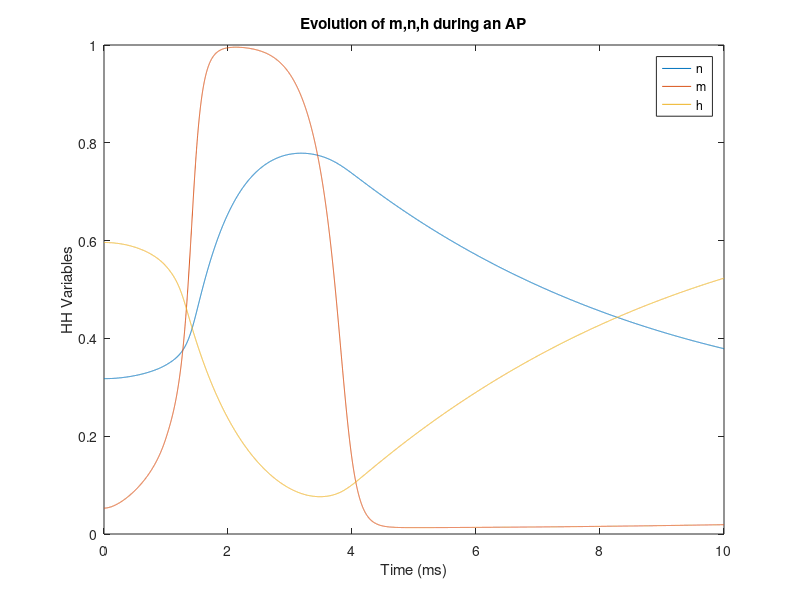
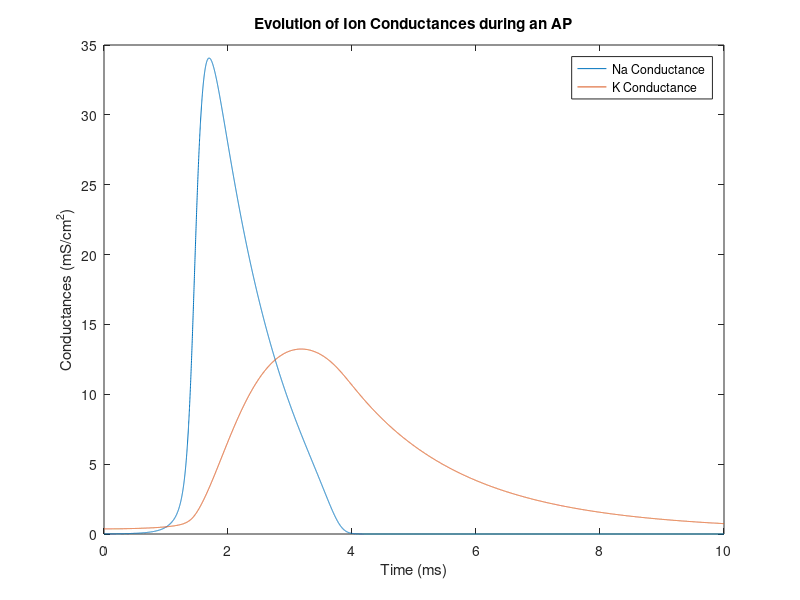
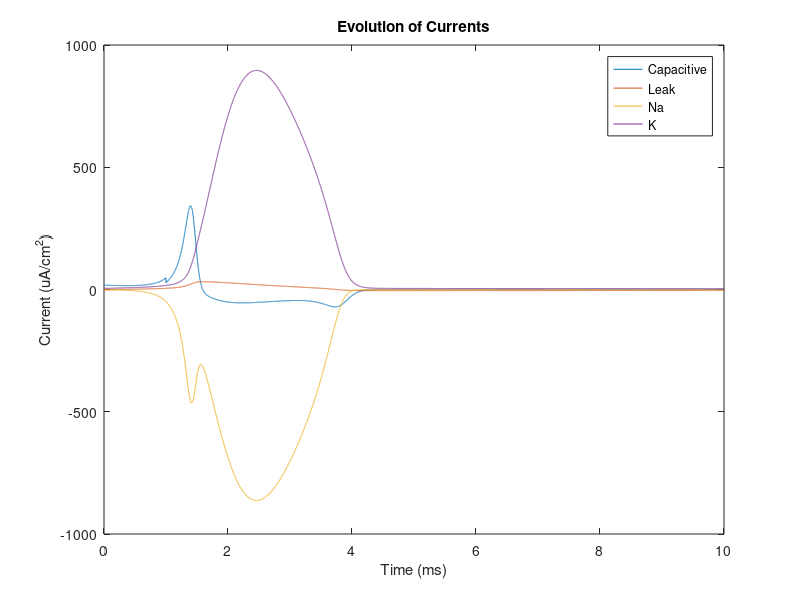
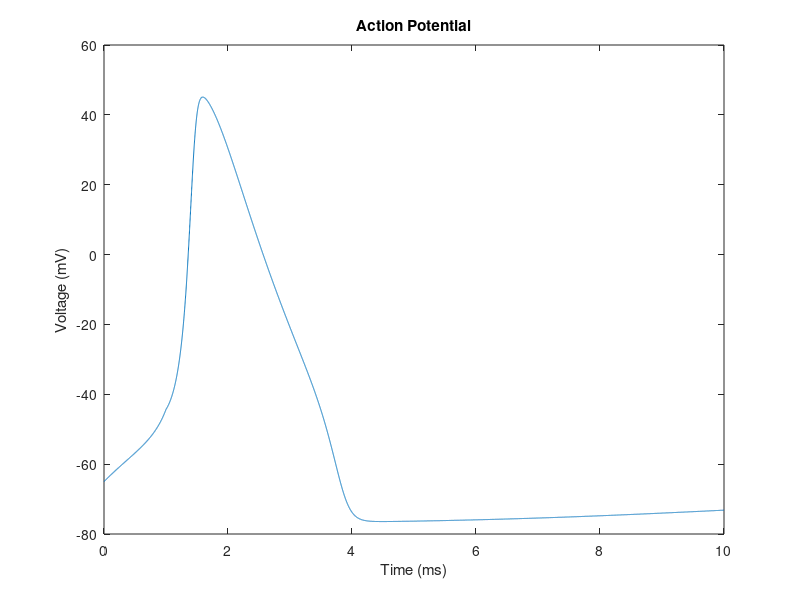

MATLAB code for these plots, in order: (Note: this script raises an error after producing the figures.)
%BNChomework1
%% Problem1

%Define Constants
gK = 36;
gNa = 120;
LrV = -61;
KrV = -77;
NarV = 55;
gL = 0.3;
C = 1;

%Set Initial V
V = -65;

%For a given V calculate alphas and betas
alphaN = (0.01*(-65-V+10))/((exp((-65-V+10)/10))-1);
betaN = 0.125*exp((-65-V)/80);
alphaM = 0.1*(-65-V+25)/((exp((-65-V+25)/10))-1);
betaM = 4*exp((-65-V)/18);
alphaH = 0.07*exp((-65-V)/20);
betaH = 1/((exp(((-65-V)+30)/10))+1);

%Set other Initial Conditions
n = alphaN/(alphaN+betaN);
m = alphaM/(alphaM+betaM);
h = alphaH/(alphaH+betaH);

%Set iterations
nvec = zeros(10000,1);
mvec = zeros(10000,1);
hvec = zeros(10000,1);
Vvec = zeros(10000,1);
Ivec = zeros(10000,1);
aNvec = zeros(10000,1);
bNvec = zeros(10000,1);
aMvec = zeros(10000,1);
bMvec = zeros(10000,1);
aHvec = zeros(10000,1);
bHvec = zeros(10000,1);

I_cap = zeros(10000,1);
I_K = zeros(10000,1);
I_Na = zeros(10000,1);
I_leak = zeros(10000,1);

nvec(1) = n;
mvec(1) = m;
hvec(1) = h;
Vvec(1) = V;
Ivec(1:1000) = 20; %Set injective current on for 1ms
aNvec(1) = alphaN;
bNvec(1) = betaN;
aMvec(1) = alphaM;
bMvec(1) = betaM;
aHvec(1) = alphaH;
bHvec(1) = betaH;

for i = 2:10000
    Vvec(i) = Vvec(i-1) + 0.001*((Ivec(i-1) - (gK*(nvec(i-1)^4)*((Vvec(i-1))-KrV)) - (gNa*(mvec(i-1)^3)*hvec(i-1)*((Vvec(i-1))-NarV)) - (gL*((Vvec(i-1))-LrV)))/C);
    I_cap(i-1) = (Vvec(i)-Vvec(i-1))*C/0.001;
    I_K(i-1) = (gK*(nvec(i-1)^4)*((Vvec(i-1))-KrV));
    I_Na(i-1) = (gNa*(mvec(i-1)^3)*hvec(i-1)*((Vvec(i-1))-NarV));
    I_leak(i-1) = (gL*((Vvec(i-1))-LrV))/C;
    
    %Now I need to update my rate constants. 
    aNvec(i) = (0.01*((-65-Vvec(i))+10))/((exp(((-65-Vvec(i))+10)/10))-1);
    bNvec(i) = 0.125*exp((-65-Vvec(i))/80);
    aMvec(i) = 0.1*((-65-Vvec(i)+25)/((exp((-65-Vvec(i)+25)/10))-1));
    bMvec(i) = 4*exp((-65-Vvec(i))/18);
    aHvec(i) = 0.07*exp((-65-Vvec(i))/20);
    bHvec(i) = 1/((exp(((-65-Vvec(i))+30)/10))+1);
    
    %Calculate new activation values
    nvec(i) = nvec(i-1) + 0.001*((aNvec(i)*(1-nvec(i-1)))-(bNvec(i)*nvec(i-1)));
    mvec(i) = mvec(i-1) + 0.001*((aMvec(i)*(1-mvec(i-1)))-(bMvec(i)*mvec(i-1)));
    hvec(i) = hvec(i-1) + 0.001*((aHvec(i)*(1-hvec(i-1)))-(bHvec(i)*hvec(i-1)));
        
end

%Part(i)
t = linspace(0,10,10000);
figure;
plot(t,nvec,t,mvec,t,hvec)
legend({'n','m','h'})
title('Evolution of m,n,h during an AP')
xlabel('Time (ms)')
ylabel('HH Variables')

%part(ii)
Cond_K = gK*nvec.^4;
Cond_Na = gNa*hvec.*mvec.^3;
figure;
plot(t, Cond_Na, t, Cond_K)
legend({'Na Conductance','K Conductance'})
xlabel('Time (ms)')
ylabel('Conductances (mS/cm^2)')
title('Evolution of Ion Conductances during an AP')

%part(iii)
figure;
plot(t, I_cap, t, I_leak, t, I_Na, t, I_K)
title('Evolution of Currents')
legend({'Capacitive', 'Leak', 'Na', 'K'})
xlabel('Time (ms)')
ylabel('Current (uA/cm^2)')

%part(iv)
figure;
plot(t, Vvec)
title('Action Potential')
xlabel('Time (ms)')
ylabel('Voltage (mV)')



%% Q1 Part (v)

%Aim here is to fit aNvec with a quadratic equation, and replace it in the
%above code to check model

%Note, fitting over [-100,0] was key. This didn't work over [-100,100] and
%when Vset was -65-Vset
Vset = linspace(-100, 0, 100);
aNset = (0.01*(Vset+10))./((exp((Vset+10)/10))-1);
coeff = polyfit(Vset, aNset, 2);
aNquad = coeff(1)*Vset.^2 + coeff(2)*Vset + coeff(3);

%Compare Fit
figure;
plot(Vset, aNset, Vset, aNquad)
legend({'Exp Fit', 'Quad Fit'})
title('Comparison of Exponential vs Quadratic Fit')
xlabel('V (mV)')
ylabel('aN Values')

%Redo HH model with new equation
%Define Constants
gK = 36;
gNa = 120;
LrV = -61;
KrV = -77;
NarV = 55;
gL = 0.3;
C = 1;

%Set Initial V
V = -65;

%For a given V calculate alphas and betas
alphaN = coeff(1)*(-65-V)^2 + coeff(2)*(-65-V) + coeff(3);
%Silencing old exponential intiation
%alphaN = (0.01*(-65-V+10))/((exp((-65-V+10)/10))-1);
betaN = 0.125*exp((-65-V)/80);
alphaM = 0.1*(-65-V+25)/((exp((-65-V+25)/10))-1);
betaM = 4*exp((-65-V)/18);
alphaH = 0.07*exp((-65-V)/20);
betaH = 1/((exp(((-65-V)+30)/10))+1);

%Set other Initial Conditions
n = alphaN/(alphaN+betaN);
m = alphaM/(alphaM+betaM);
h = alphaH/(alphaH+betaH);

%Set iterations
nvec = zeros(10000,1);
mvec = zeros(10000,1);
hvec = zeros(10000,1);
Vvec = zeros(10000,1);
Ivec = zeros(10000,1);
aNvec = zeros(10000,1);
bNvec = zeros(10000,1);
aMvec = zeros(10000,1);
bMvec = zeros(10000,1);
aHvec = zeros(10000,1);
bHvec = zeros(10000,1);

I_cap = zeros(10000,1);
I_K = zeros(10000,1);
I_Na = zeros(10000,1);
I_leak = zeros(10000,1);

nvec(1) = n;
mvec(1) = m;
hvec(1) = h;
Vvec(1) = V;
Ivec(1:1000) = 20; %Set injective current on for 1ms
aNvec(1) = alphaN;
bNvec(1) = betaN;
aMvec(1) = alphaM;
bMvec(1) = betaM;
aHvec(1) = alphaH;
bHvec(1) = betaH;

for i = 2:10000
    Vvec(i) = Vvec(i-1) + 0.001*((Ivec(i-1) - (gK*(nvec(i-1)^4)*((Vvec(i-1))-KrV)) - (gNa*(mvec(i-1)^3)*hvec(i-1)*((Vvec(i-1))-NarV)) - (gL*((Vvec(i-1))-LrV)))/C);
    I_cap(i-1) = (Vvec(i)-Vvec(i-1))*C/0.001;
    I_K(i-1) = (gK*(nvec(i-1)^4)*((Vvec(i-1))-KrV));
    I_Na(i-1) = (gNa*(mvec(i-1)^3)*hvec(i-1)*((Vvec(i-1))-NarV));
    I_leak(i-1) = (gL*((Vvec(i-1))-LrV))/C;
    
    %Now I need to update my rate constants. 
    aNvec(i) = coeff(1)*(-65-Vvec(i))^2 + coeff(2)*(-65-Vvec(i)) + coeff(3);
    %Silencing old exponential fit
    %aNvec(i) = (0.01*((-65-Vvec(i))+10))/((exp(((-65-Vvec(i))+10)/10))-1);
    bNvec(i) = 0.125*exp((-65-Vvec(i))/80);
    aMvec(i) = 0.1*((-65-Vvec(i)+25)/((exp((-65-Vvec(i)+25)/10))-1));
    bMvec(i) = 4*exp((-65-Vvec(i))/18);
    aHvec(i) = 0.07*exp((-65-Vvec(i))/20);
    bHvec(i) = 1/((exp(((-65-Vvec(i))+30)/10))+1);
    
    %Calculate new activation values
    nvec(i) = nvec(i-1) + 0.001*((aNvec(i)*(1-nvec(i-1)))-(bNvec(i)*nvec(i-1)));
    mvec(i) = mvec(i-1) + 0.001*((aMvec(i)*(1-mvec(i-1)))-(bMvec(i)*mvec(i-1)));
    hvec(i) = hvec(i-1) + 0.001*((aHvec(i)*(1-hvec(i-1)))-(bHvec(i)*hvec(i-1)));
        
end

%Part(i)
t = linspace(0,10,10000);
figure;
plot(t,nvec,t,mvec,t,hvec)
legend({'n','m','h'})
title('Evolution of m,n,h during an AP')
xlabel('Time (ms)')
ylabel('HH Variables')

%part(ii)
Cond_K = gK*nvec.^4;
Cond_Na = gNa*hvec.*mvec.^3;
figure;
plot(t, Cond_Na, t, Cond_K)
legend({'Na Conductance','K Conductance'})
xlabel('Time (ms)')
ylabel('Conductances (mS/cm^2)')
title('Evolution of Ion Conductances during an AP')

%part(iii)
figure;
plot(t, I_cap, t, I_leak, t, I_Na, t, I_K)
title('Evolution of Currents')
legend({'Capacitive', 'Leak', 'Na', 'K'})
xlabel('Time (ms)')
ylabel('Current (uA/cm^2)')

%part(iv)
figure;
plot(t, Vvec)
title('Action Potential')
xlabel('Time (ms)')
ylabel('Voltage (mV)')

%% Problem1b

%Aim here is to implement the reduced HH model, which will involve fewer
%DEs

%Define Constants
gK = 36;
gNa = 120;
LrV = -61;
KrV = -77;
NarV = 55;
gL = 0.3;
C = 1;

%Set Initial V
V = -65;

%%For a given V calculate alphas and betas
alphaN = (0.01*(-65-V+10))/((exp((-65-V+10)/10))-1);
betaN = 0.125*exp((-65-V)/80);
alphaM = 0.1*(-65-V+25)/((exp((-65-V+25)/10))-1);
betaM = 4*exp((-65-V)/18);

%Set other Initial Conditions
n = alphaN/(alphaN+betaN);
m = alphaM/(alphaM+betaM);

%Set iterations
nvec = zeros(10000,1);
mvec = zeros(10000,1);
Vvec = zeros(10000,1);
Ivec = zeros(10000,1);
aNvec = zeros(10000,1);
bNvec = zeros(10000,1);
aMvec = zeros(10000,1);
bMvec = zeros(10000,1);

I_cap = zeros(10000,1);
I_K = zeros(10000,1);
I_Na = zeros(10000,1);
I_leak = zeros(10000,1);

nvec(1) = n;
mvec(1) = m;
Vvec(1) = V;
Ivec(1:1000) = 20; %Set injective current on for 1ms
aNvec(1) = alphaN;
bNvec(1) = betaN;
aMvec(1) = alphaM;
bMvec(1) = betaM;

for i = 2:10000
    Vvec(i) = Vvec(i-1) + 0.001*((Ivec(i-1) - (gK*(nvec(i-1)^4)*((Vvec(i-1))-KrV)) - (gNa*(mvec(i-1)^3)*(0.89-(1.1*nvec(i-1)))*((Vvec(i-1))-NarV)) - (gL*((Vvec(i-1))-LrV)))/C);
    I_cap(i-1) = (Vvec(i)-Vvec(i-1))*C/0.001;
    I_K(i-1) = (gK*(nvec(i-1)^4)*((Vvec(i-1))-KrV));
    I_Na(i-1) = (gNa*(mvec(i-1)^3)*(0.89-(1.1*nvec(i-1)))*((Vvec(i-1))-NarV));
    I_leak(i-1) = (gL*((Vvec(i-1))-LrV))/C;
    
    %Now I need to update my rate constants. 
    aNvec(i) = (0.01*((-65-Vvec(i))+10))/((exp(((-65-Vvec(i))+10)/10))-1);
    bNvec(i) = 0.125*exp((-65-Vvec(i))/80);
    aMvec(i) = 0.1*((-65-Vvec(i)+25)/((exp((-65-Vvec(i)+25)/10))-1));
    bMvec(i) = 4*exp((-65-Vvec(i))/18);
    
    %Calculate new activation values
    nvec(i) = nvec(i-1) + 0.001*((aNvec(i)*(1-nvec(i-1)))-(bNvec(i)*nvec(i-1)));
    mvec(i) = aMvec(i)/(aMvec(i)+bMvec(i));    
end

t = linspace(0,10,10000);
figure;
plot(t,nvec,t,mvec)
legend({'n','m'})
title('Evolution of m,n during an AP')
xlabel('Time (ms)')
ylabel('HH Variables')

Cond_K = gK*nvec.^4;
Cond_Na = gNa*(0.89-(1.1*nvec(i-1))).*mvec.^3;
figure;
plot(t, Cond_Na, t, Cond_K)
legend({'Na Conductance','K Conductance'})
xlabel('Time (ms)')
ylabel('Conductances (mS/cm^2)')
title('Evolution of Ion Conductances during an AP')

figure;
plot(t, I_cap, t, I_leak, t, I_Na, t, I_K)
title('Evolution of Currents')
legend({'Capacitive', 'Leak', 'Na', 'K'})
xlabel('Time (ms)')
ylabel('Current (uA/cm^2)')

figure;
plot(t, Vvec)
title('Action Potential')
xlabel('Time (ms)')
ylabel('Voltage (mV)')


%% Problem2
%Define Constants
R = 10; %MOhm
C = 1; %nF
V_thr = 5; %mV
%V_spk = 70; %mV
dt = 1; %ms

Vvec = zeros(100,1);
Ivec = zeros(100,1);
Ivec(11:60) = 1;
Vvec(1) = 0;

%need this for loop to increase Vvec according to DE when Vvec < 5, and
%spike when reached. Then set Vvec(i+1) = 0 and have the loop
%continue
for i = 2:100
    if Vvec(i-1) == 70
        Vvec(i) = 0;
    elseif Vvec(i-1)>= 5
        Vvec(i) = 70;
    else
    Vvec(i) = Vvec(i-1) + ((Ivec(i-1) - (Vvec(i-1)/R))/C);
    end
end

figure;
plot(Vvec)
xlabel('Time (ms)')
ylabel('Voltage (mV)')
title('IAF Neuron')

%Setting injection current to be a sine function from 10 to 60ms

tsinevec1 = linspace(0, 1, 1000);
Isinevec1 = sin(2*pi*tsinevec1); %1Hz frequency
Isinevec2 = sin(4*pi*tsinevec1); %2Hz frequency
Isinevec3 = sin(10*pi*tsinevec1); %5Hz frequency
Isinevec4 = sin(20*pi*tsinevec1); %10Hz frequency
Isinevec5 = sin(40*pi*tsinevec1); %20Hz frequency
Isinevec6 = sin(100*pi*tsinevec1); %50Hz frequency
Isinevec7 = sin(200*pi*tsinevec1); %100Hz frequency

Vvecsine1 = zeros(1000,0);
Vvecsine2 = zeros(1000,0);
Vvecsine3 = zeros(1000,0);
Vvecsine4 = zeros(1000,0);
Vvecsine5 = zeros(1000,0);
Vvecsine6 = zeros(1000,0);
Vvecsine7 = zeros(1000,0);

Vvecsine1(1) = 0;
Vvecsine2(1) = 0;
Vvecsine3(1) = 0;
Vvecsine4(1) = 0;
Vvecsine5(1) = 0;
Vvecsine6(1) = 0;
Vvecsine7(1) = 0;

%Create 7 counters to keep track of number of spikes
spikecount = zeros(7,1);

%Repeat above I&F loop for various frequencies
for j = 2:1000
    if Vvecsine1(j-1) == 70
        Vvecsine1(j) = 0;
        spikecount(1) = spikecount(1) + 1;
    elseif Vvecsine1(j-1)>= 5
        Vvecsine1(j) = 70;
    else
    Vvecsine1(j) = Vvecsine1(j-1) + ((Isinevec1(j-1) - (Vvecsine1(j-1)/R))/C);
    end
end

for j = 2:1000
    if Vvecsine2(j-1) == 70
        Vvecsine2(j) = 0;
        spikecount(2) = spikecount(2) + 1;
    elseif Vvecsine2(j-1)>= 5
        Vvecsine2(j) = 70;
    else
    Vvecsine2(j) = Vvecsine2(j-1) + ((Isinevec2(j-1) - (Vvecsine2(j-1)/R))/C);
    end
end

for j = 2:1000
    if Vvecsine3(j-1) == 70
        Vvecsine3(j) = 0;
        spikecount(3) = spikecount(3) + 1;
    elseif Vvecsine3(j-1)>= 5
        Vvecsine3(j) = 70;
        
    else
    Vvecsine3(j) = Vvecsine3(j-1) + ((Isinevec3(j-1) - (Vvecsine3(j-1)/R))/C);
    end
end

for j = 2:1000
    if Vvecsine4(j-1) == 70
        Vvecsine4(j) = 0;
        spikecount(4) = spikecount(4) + 1;
    elseif Vvecsine4(j-1)>= 5
        Vvecsine4(j) = 70;
        
    else
    Vvecsine4(j) = Vvecsine4(j-1) + ((Isinevec4(j-1) - (Vvecsine4(j-1)/R))/C);
    end
end

for j = 2:1000
    if Vvecsine5(j-1) == 70
        Vvecsine5(j) = 0;
        spikecount(5) = spikecount(5) + 1;
    elseif Vvecsine5(j-1)>= 5
        Vvecsine5(j) = 70;
        
    else
    Vvecsine5(j) = Vvecsine5(j-1) + ((Isinevec5(j-1) - (Vvecsine5(j-1)/R))/C);
    end
end

for j = 2:1000
    if Vvecsine6(j-1) == 70
        Vvecsine6(j) = 0;
        spikecount(6) = spikecount(6) + 1;
    elseif Vvecsine6(j-1)>= 5
        Vvecsine6(j) = 70;
        
    else
    Vvecsine6(j) = Vvecsine6(j-1) + ((Isinevec6(j-1) - (Vvecsine6(j-1)/R))/C);
    end
end

for j = 2:1000
    if Vvecsine7(j-1) == 70
        Vvecsine7(j) = 0;
        spikecount(7) = spikecount(7) + 1;
    elseif Vvecsine7(j-1)>= 5
        Vvecsine7(j) = 70;
        
    else
    Vvecsine7(j) = Vvecsine7(j-1) + ((Isinevec7(j-1) - (Vvecsine7(j-1)/R))/C);
    end
end

figure;
x_spike = [1,2,5,10,20,50,100];
plot(x_spike, spikecount);

figure;
plot(tsinevec1, Vvecsine1)
xlabel('Time (ms)')
title('1 Hz IAF Response')
yyaxis left
ylabel('Voltage (mV)')
hold on
yyaxis right
ylabel('Current (nA)')
plot(tsinevec1, Isinevec1)
hold off

figure;
plot(tsinevec1, Vvecsine2)
xlabel('Time (ms)')
title('2 Hz IAF Response')
yyaxis left
ylabel('Voltage (mV)')
hold on
yyaxis right
ylabel('Current (nA)')
plot(tsinevec1, Isinevec2)
hold off

figure;
plot(tsinevec1, Vvecsine3)
xlabel('Time (ms)')
title('5 Hz IAF Response')
yyaxis left
ylabel('Voltage (mV)')
hold on
yyaxis right
ylabel('Current (nA)')
plot(tsinevec1, Isinevec3)
hold off

figure;
plot(tsinevec1, Vvecsine4)
xlabel('Time (ms)')
title('10 Hz IAF Response')
yyaxis left
ylabel('Voltage (mV)')
hold on
yyaxis right
ylabel('Current (nA)')
plot(tsinevec1, Isinevec4)
hold off

figure;
plot(tsinevec1, Vvecsine5)
xlabel('Time (ms)')
title('20 Hz IAF Response')
yyaxis left
ylabel('Voltage (mV)')
hold on
yyaxis right
ylabel('Current (nA)')
plot(tsinevec1, Isinevec5)
hold off

figure;
plot(tsinevec1, Vvecsine6)
xlabel('Time (ms)')
title('50 Hz IAF Response')
yyaxis left
ylabel('Voltage (mV)')
hold on
yyaxis right
ylabel('Current (nA)')
plot(tsinevec1, Isinevec6)
hold off

figure;
plot(tsinevec1, Vvecsine7)
xlabel('Time (ms)')
title('100 Hz IAF Response')
yyaxis left
ylabel('Voltage (mV)')
hold on
yyaxis right
ylabel('Current (nA)')
plot(tsinevec1, Isinevec7)
hold off

%% Problem2b

%Initializing constants and vectors
vvec_2b = zeros(1000,1);
ivec_2b = zeros(1000,1);
uvec_2b = zeros(1000,1);
a = 0.02;
b = 0.2;
c = -65;
d = 8;
vvec_2b(1) = -65;
uvec_2b(1) = b*vvec_2b(1);

%Set I impulse
ivec_2b(11:60) = 10; %From the paper

%Running Model, with dt=1 so not in equation
for i = 2:1000
    if vvec_2b(i-1) >= 30
        vvec_2b(i) = c;
        uvec_2b(i) = uvec_2b(i-1) + d;
    else
    vvec_2b(i) = vvec_2b(i-1) + 0.04*(vvec_2b(i-1)^2) + 5*vvec_2b(i-1) + 140 - uvec_2b(i-1) + ivec_2b(i-1);
    uvec_2b(i) = uvec_2b(i-1) + a*(b*vvec_2b(i-1) - uvec_2b(i-1));
        if vvec_2b(i) > 30
        vvec_2b(i) = 30;
        end
    end
end

tvec_2b = 1:100;
figure;
plot(tvec_2b, vvec_2b(1:100), tvec_2b, uvec_2b(1:100))
xlabel('Time (ms)')
title('Voltage vs Time with New Neuron Model')
ylabel('Voltage (mV)')
legend('V(t)','U(t)')

%Repeat Above with sine input of various frequencies
%Setting injection current to be a sine function through the entire 1s

tsinevec1 = linspace(0, 1, 1000);
Isinevec1 = 10*sin(2*pi*tsinevec1); %1Hz frequency
Isinevec2 = 10*sin(4*pi*tsinevec1); %2Hz frequency
Isinevec3 = 10*sin(10*pi*tsinevec1); %5Hz frequency
Isinevec4 = 10*sin(20*pi*tsinevec1); %10Hz frequency
Isinevec5 = 10*sin(40*pi*tsinevec1); %20Hz frequency
Isinevec6 = 10*sin(100*pi*tsinevec1); %50Hz frequency
Isinevec7 = 10*sin(200*pi*tsinevec1); %100Hz frequency

Vvecsine1 = zeros(1000,0);
Vvecsine2 = zeros(1000,0);
Vvecsine3 = zeros(1000,0);
Vvecsine4 = zeros(1000,0);
Vvecsine5 = zeros(1000,0);
Vvecsine6 = zeros(1000,0);
Vvecsine7 = zeros(1000,0);

Vvecsine1(1) = -65;
Vvecsine2(1) = -65;
Vvecsine3(1) = -65;
Vvecsine4(1) = -65;
Vvecsine5(1) = -65;
Vvecsine6(1) = -65;
Vvecsine7(1) = -65;

Uvecsine1 = zeros(1000,0);
Uvecsine2 = zeros(1000,0);
Uvecsine3 = zeros(1000,0);
Uvecsine4 = zeros(1000,0);
Uvecsine5 = zeros(1000,0);
Uvecsine6 = zeros(1000,0);
Uvecsine7 = zeros(1000,0);

Uvecsine1(1) = -65*b;
Uvecsine2(1) = -65*b;
Uvecsine3(1) = -65*b;
Uvecsine4(1) = -65*b;
Uvecsine5(1) = -65*b;
Uvecsine6(1) = -65*b;
Uvecsine7(1) = -65*b;

%Create 7 counters to keep track of number of spikes
spikecount = zeros(7,1);

for i = 2:1000
    if Vvecsine1(i-1) >= 30
        Vvecsine1(i) = c;
        Uvecsine1(i) = Uvecsine1(i-1) + d;
        spikecount(1) = spikecount(1) + 1;
    else
    Vvecsine1(i) = Vvecsine1(i-1) + 0.04*(Vvecsine1(i-1)^2) + 5*Vvecsine1(i-1) + 140 - Uvecsine1(i-1) + Isinevec1(i-1);
    Uvecsine1(i) = Uvecsine1(i-1) + a*(b*Vvecsine1(i-1) - Uvecsine1(i-1));
        if Vvecsine1(i) > 30
        Vvecsine1(i) = 30;
        end
    end
end

for i = 2:1000
    if Vvecsine2(i-1) >= 30
        Vvecsine2(i) = c;
        Uvecsine2(i) = Uvecsine2(i-1) + d;
        spikecount(2) = spikecount(2) + 1;
    else
    Vvecsine2(i) = Vvecsine2(i-1) + 0.04*(Vvecsine2(i-1)^2) + 5*Vvecsine2(i-1) + 140 - Uvecsine2(i-1) + Isinevec2(i-1);
    Uvecsine2(i) = Uvecsine2(i-1) + a*(b*Vvecsine2(i-1) - Uvecsine2(i-1));
        if Vvecsine2(i) > 30
        Vvecsine2(i) = 30;
        end
    end
end

for i = 2:1000
    if Vvecsine3(i-1) >= 30
        Vvecsine3(i) = c;
        Uvecsine3(i) = Uvecsine3(i-1) + d;
        spikecount(3) = spikecount(3) + 1;
    else
    Vvecsine3(i) = Vvecsine3(i-1) + 0.04*(Vvecsine3(i-1)^2) + 5*Vvecsine3(i-1) + 140 - Uvecsine3(i-1) + Isinevec3(i-1);
    Uvecsine3(i) = Uvecsine3(i-1) + a*(b*Vvecsine3(i-1) - Uvecsine3(i-1));
        if Vvecsine3(i) > 30
        Vvecsine3(i) = 30;
        end
    end
end

for i = 2:1000
    if Vvecsine4(i-1) >= 30
        Vvecsine4(i) = c;
        Uvecsine4(i) = Uvecsine4(i-1) + d;
        spikecount(4) = spikecount(4) + 1;
    else
    Vvecsine4(i) = Vvecsine4(i-1) + 0.04*(Vvecsine4(i-1)^2) + 5*Vvecsine4(i-1) + 140 - Uvecsine4(i-1) + Isinevec4(i-1);
    Uvecsine4(i) = Uvecsine4(i-1) + a*(b*Vvecsine4(i-1) - Uvecsine4(i-1));
        if Vvecsine4(i) > 30
        Vvecsine4(i) = 30;
        end
    end
end

for i = 2:1000
    if Vvecsine5(i-1) >= 30
        Vvecsine5(i) = c;
        Uvecsine5(i) = Uvecsine5(i-1) + d;
        spikecount(5) = spikecount(5) + 1;
    else
    Vvecsine5(i) = Vvecsine5(i-1) + 0.04*(Vvecsine5(i-1)^2) + 5*Vvecsine5(i-1) + 140 - Uvecsine5(i-1) + Isinevec5(i-1);
    Uvecsine5(i) = Uvecsine5(i-1) + a*(b*Vvecsine5(i-1) - Uvecsine5(i-1));
        if Vvecsine5(i) > 30
        Vvecsine5(i) = 30;
        end
    end
end

for i = 2:1000
    if Vvecsine6(i-1) >= 30
        Vvecsine6(i) = c;
        Uvecsine6(i) = Uvecsine6(i-1) + d;
        spikecount(6) = spikecount(6) + 1;
    else
    Vvecsine6(i) = Vvecsine6(i-1) + 0.04*(Vvecsine6(i-1)^2) + 5*Vvecsine6(i-1) + 140 - Uvecsine6(i-1) + Isinevec6(i-1);
    Uvecsine6(i) = Uvecsine6(i-1) + a*(b*Vvecsine6(i-1) - Uvecsine6(i-1));
        if Vvecsine6(i) > 30
        Vvecsine6(i) = 30;
        end
    end
end

for i = 2:1000
    if Vvecsine7(i-1) >= 30
        Vvecsine7(i) = c;
        Uvecsine7(i) = Uvecsine7(i-1) + d;
        spikecount(7) = spikecount(7) + 1;
    else
    Vvecsine7(i) = Vvecsine7(i-1) + 0.04*(Vvecsine7(i-1)^2) + 5*Vvecsine7(i-1) + 140 - Uvecsine7(i-1) + Isinevec7(i-1);
    Uvecsine7(i) = Uvecsine7(i-1) + a*(b*Vvecsine7(i-1) - Uvecsine7(i-1));
        if Vvecsine7(i) > 30
        Vvecsine7(i) = 30;
        end
    end
end

frq = [1, 2, 5, 10, 20, 50, 100];
figure;
plot(frq, spikecount)
xlabel('Frequency (Hz)')
ylabel('Number of Spikes')
title('Spike Count vs Frequency')

figure;
plot(tsinevec1, Vvecsine1, tsinevec1, Uvecsine1)
xlabel('Time (ms)')
title('1 Hz Response')
yyaxis left
ylabel('Voltage (mV)')
hold on
yyaxis right
ylabel('Current (nA)')
plot(tsinevec1, Isinevec1, '--')
legend('V','U','I')
hold off

figure;
plot(tsinevec1, Vvecsine2, tsinevec1, Uvecsine2)
xlabel('Time (ms)')
title('2 Hz Response')
yyaxis left
ylabel('Voltage (mV)')
hold on
yyaxis right
ylabel('Current (nA)')
plot(tsinevec1, Isinevec2, '--')
legend('V','U','I')
hold off

figure;
plot(tsinevec1, Vvecsine3, tsinevec1, Uvecsine3)
xlabel('Time (ms)')
title('5 Hz Response')
yyaxis left
ylabel('Voltage (mV)')
hold on
yyaxis right
ylabel('Current (nA)')
plot(tsinevec1, Isinevec3, '--')
legend('V','U','I')
hold off

figure;
plot(tsinevec1, Vvecsine4, tsinevec1, Uvecsine4)
xlabel('Time (ms)')
title('10 Hz Response')
yyaxis left
ylabel('Voltage (mV)')
hold on
yyaxis right
ylabel('Current (nA)')
plot(tsinevec1, Isinevec4, '--')
legend('V','U','I')
hold off

figure;
plot(tsinevec1, Vvecsine5, tsinevec1, Uvecsine5)
xlabel('Time (ms)')
title('20 Hz Response')
yyaxis left
ylabel('Voltage (mV)')
hold on
yyaxis right
ylabel('Current (nA)')
plot(tsinevec1, Isinevec5, '--')
legend('V','U','I')
hold off

figure;
plot(tsinevec1, Vvecsine6, tsinevec1, Uvecsine6)
xlabel('Time (ms)')
title('50 Hz Response')
yyaxis left
ylabel('Voltage (mV)')
hold on
yyaxis right
ylabel('Current (nA)')
plot(tsinevec1, Isinevec6, '--')
legend('V','U','I')
hold off

figure;
plot(tsinevec1, Vvecsine7, tsinevec1, Uvecsine7)
xlabel('Time (ms)')
title('100 Hz Response')
yyaxis left
ylabel('Voltage (mV)')
hold on
yyaxis right
ylabel('Current (nA)')
plot(tsinevec1, Isinevec7, '--')
legend('V','U','I')
hold off

%% Problem2c

%Setting Constants
C = 1;
R = 10;
V_rest = 0;
V_spk = 70;
tau_thresh = 50;
E_inh = -15;
E_syn= -15;
tau_syn = 15;
g_peak = 0.1;
T_max = 1500;
dT = 1;

%Initializing Vectors
V_n1 = zeros(1500,1);
V_n1(1) = E_inh;
V_n2 = zeros(1500,1);
V_n2(1) = E_inh;
U_n = zeros(1500,2);
theta_n1 = zeros(1500,1);
theta_n2 = zeros(1500,1);
z_n1 = zeros(1500,1);
z_n2 = zeros(1500,1);
g_n1 = zeros(1500,1);
g_n2 = zeros(1500,1);
deriv_v = zeros(1500,1);
deriv_t = zeros(1500,1);
deriv_z = zeros(1500,1);
deriv_g = zeros(1500,1);


I_inject1 = 1.1;
I_inject2 = 0.9;


for i = 2:1500
    
%Update Equations
if V_n1(i-1) ~= V_spk
    V_n1(i) = V_n1(i-1) + (1/C)*((-V_n1(i-1)/R) - g_n1(i-1)*(V_n1(i-1)-E_syn) + I_inject1); %What is g?  
    theta_n1(i) = theta_n1(i-1) + ((-theta_n1(i-1) + V_n1(i-1))/tau_thresh);
    z_n1(i) = z_n1(i-1) + (-z_n1(i-1)/tau_syn) + ((g_peak*exp(1))/tau_syn)*U_n(i-1,2); 
    g_n1(i) = g_n1(i-1) + (-g_n1(i-1)/tau_syn) + z_n1(i-1);
end
  
if V_n2(i-1) ~= V_spk
    V_n2(i) = V_n2(i-1) + (1/C)*((-V_n2(i-1)/R) - g_n2(i-1)*(V_n2(i-1)-E_syn) + I_inject2); %What is g? What is I_inject?
    theta_n2(i) = theta_n2(i-1) + ((-theta_n2(i-1) + V_n2(i-1))/tau_thresh);
    z_n2(i) = z_n2(i-1) + (-z_n2(i-1)/tau_syn) + ((g_peak*exp(1))/tau_syn)*U_n(i-1,1); %What is U
    g_n2(i) = g_n2(i-1) + (-g_n2(i-1)/tau_syn) + z_n2(i-1);
end

%Reset if Spiked
if V_n1(i-1) == V_spk
    V_n1(i) = E_inh;
end
if V_n2(i-1) == V_spk
    V_n2(i) = E_inh;
end

%Compare Thresholds
if V_n1(i) >= theta_n1(i)
    V_n1(i) = V_spk;
    U_n(i,:) = [1,0];
end
if V_n2(i) >= theta_n2(i)
    V_n2(i) = V_spk;
    U_n(i,:) = [0,1];
end

end

figure;
plot(V_n1)
hold on
plot(V_n2)
hold off
xlim([-100, 1600])
ylim([-20, 80])
xlabel('Time (ms)')
ylabel('Voltage (mV)')
legend('Neuron 1', 'Neuron 2')
title('Two-Neuron Oscillator')


%% Problem3

R_inp = dlmread('spikes.txt');
S_inp = dlmread('Stimulus.txt');
S_mat = zeros(181,20);

%Creates a mask from 0-20000ms with each 1 representing stimulus presence
%in that 100ms bin
mask_mat = zeros(200,1);
for i = 1:23
   val_low = S_inp(i,1);
   val_high = S_inp(i,2);
   R_L = floor(val_low/100);
   R_H = floor(val_high/100);
   mask_mat((R_L)+1) = 1;
   mask_mat((R_H)+1) = 1;
end

%Creates the stimulus matrix with 2s rows in 100ms bins (so 20 columns)
for j = 1:181
    S_mat(j,:) = mask_mat(j:j+19);
end

%Breaks up R_inp from 'spikes.txt' into 20s  time bins

timeset1 = R_inp<20; %Instead of find(R_inp<20) this creates 0s and 1s, with 1s where R_inp<20
ts1 = R_inp(timeset1); %Outputs vector with all of the above spike times
timeset2 = R_inp>=20 & R_inp<40;
ts2 = R_inp(timeset2);
timeset3 = R_inp>=40 & R_inp<60;
ts3 = R_inp(timeset3);
timeset4 = R_inp>=60 & R_inp<80;
ts4 = R_inp(timeset4);
timeset5 = R_inp>=80 & R_inp<100;
ts5 = R_inp(timeset5);

%In each response vector I need to ignore first 2 seconds and then 
%bin in 100ms intervals
R_1 = zeros(181,1);
R_2 = zeros(181,1);
R_3 = zeros(181,1);
R_4 = zeros(181,1);
R_5 = zeros(181,1);
for a = 1:length(ts1)
    for b = 1:181
      if ts1(a) >= 2 + (b-1)*0.1 && ts1(a) < 2 + b*0.1
          R_1(b) = R_1(b)+1;
      end
    end      
end

for a = 1:length(ts2)
    for b = 1:181
      if ts2(a) >= 22 + (b-1)*0.1 && ts2(a) < 22 + b*0.1
          R_2(b) = R_2(b)+1;
      end
    end      
end

for a = 1:length(ts3)
    for b = 1:181
      if ts3(a) >= 42 + (b-1)*0.1 && ts3(a) < 42 + b*0.1
          R_3(b) = R_3(b)+1;
      end
    end      
end

for a = 1:length(ts4)
    for b = 1:181
      if ts4(a) >= 62 + (b-1)*0.1 && ts4(a) < 62 + b*0.1
          R_4(b) = R_4(b)+1;
      end
    end      
end

for a = 1:length(ts5)
    for b = 1:181
      if ts5(a) >= 82 + (b-1)*0.1 && ts5(a) < 82 + b*0.1
          R_5(b) = R_5(b)+1;
      end
    end      
end

%Linear fit: Calculate matrix S that minimizes (R-SW)^2
%From wikipedia: "a common use of MP Pseudoinverse is to apply a least
%squares solution to a system of linear equations"

R_avg = (R_1 + R_2 + R_3 + R_4)/4;
W = pinv(S_mat)*R_avg;

%Compare fit with R_5
R_guess = S_mat*W;
x_graph = linspace(2, 20, 181); 
figure;
plot(x_graph, R_guess)
hold on
plot(x_graph, R_5)
hold off
title('Linear Fit of Spike Response to Stimulus')
xlabel('Time (s)')
ylabel('# of spikes')
legend('Predicted','Trial 5')

%Non-linear fit: paper says to "compare linear filter g(t) to actual 
%R_avg and average over bins of g(t) containing equal number of points"
%This currently does not work at all
plot(sort(R_guess), sort(R_avg))
xlabel('Predicted R spike count per bin')
ylabel('Average Spike Count over 4 trials per bin')
title('Non-Linearity (According to paper, Hz)')

%Sorts and indices my prediction and the average over 4 trials
[R_guess_ord, R_guess_ind] = sort(R_guess);
[R_avg_ord, R_avg_ind] = sort(R_avg);

%Averages across bins of 3, as done in paper, in order to simulate the
%"non
newvec_1 = zeros(60,1);
newvec_2 = zeros(60,1);
for a = 1:60
   newvec_1(a) = mean(R_avg_ord((a-1)*3+1:a*3));
   newvec_2(a) = mean(R_guess_ord((a-1)*3+1:a*3));
end
newvec_3 = (newvec_1 + newvec_2)./2;
    
new_R_guess = zeros(181,1);
for b = 1:60
    new_R_guess((b-1)*3+1:b*3) = newvec_3(b);
end
new_R_guess(181) = R_guess_ord(181);


[~, newsort] = sort(R_guess_ind);
figure;
plot(x_graph, new_R_guess(newsort))
hold on
plot(x_graph, R_5)
hold off
title('LN Fit of Spike Response to Stimulus')
ylabel('# Of Spikes')
xlabel('Time (s)')

    
%% Problem 4

%Need to run the end of problem 3 to get predicted firing rate of neuron 
%as a function of t

lambda_t = new_R_guess(newsort);
lambda_max = max(lambda_t);
ratio = lambda_t/lambda_max;
poisson_spike = zeros(181,1000);
U = zeros(181,1000);

%Replace this with numeric array later, more effective
%Creating a bunch of different spike trains
for j = 1:1000
    U(:,j) = rand([181, 1]);
    for i = 1:181
    
        if U(i,j) <= ratio(i)
        poisson_spike(i,j) = 1;
        end
    
    end
end

%Calculating ISI's across ALL spike trains
ISI_value = zeros;
abc = zeros(1001,1);
index_spike_store = {2};
for i = 1:1000
    index_spike = find(poisson_spike(:,i), 181);
    index_spike_store{i} = index_spike;
    abc(i+1) = abc(i) + length(index_spike)-1;
    for j = 1:length(index_spike)-1
        ISI_value(abc(i) + j) = index_spike(j+1) - index_spike(j);
    end
end

%Calculate Fano Factor
mean_spike = mean(mean(poisson_spike));
var_spike = var(reshape(poisson_spike, [1 181000]));
FF = var_spike/mean_spike;

%Calculate Coefficient of Variation
mean_isi = mean(ISI_value);
std_isi = std(ISI_value);
cov = std_isi/mean_isi;


        








